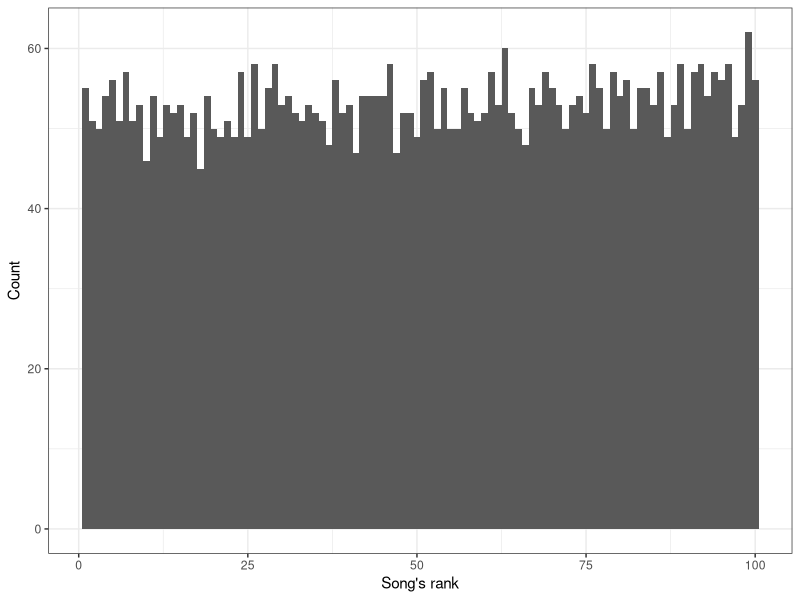
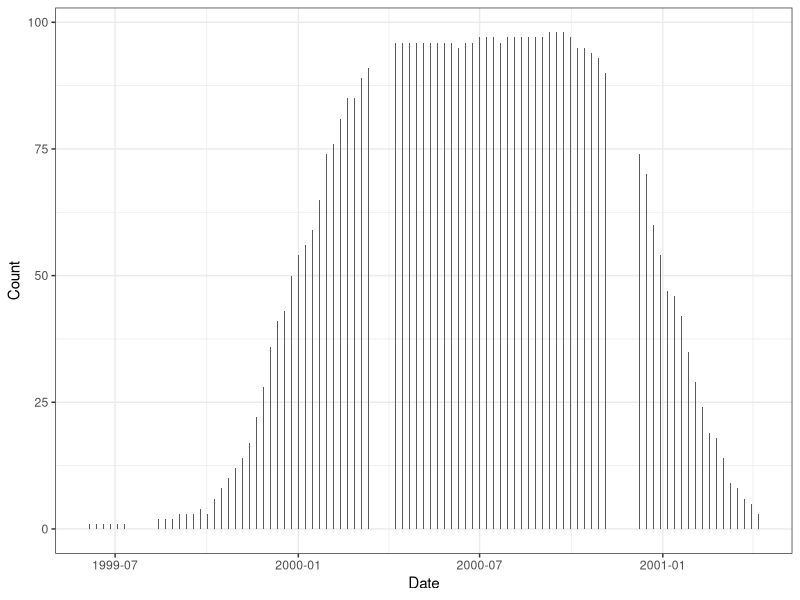
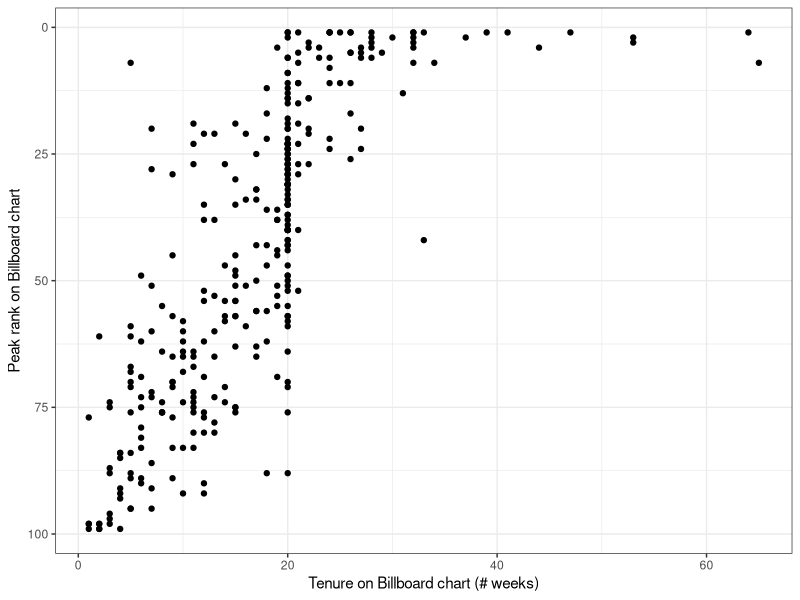
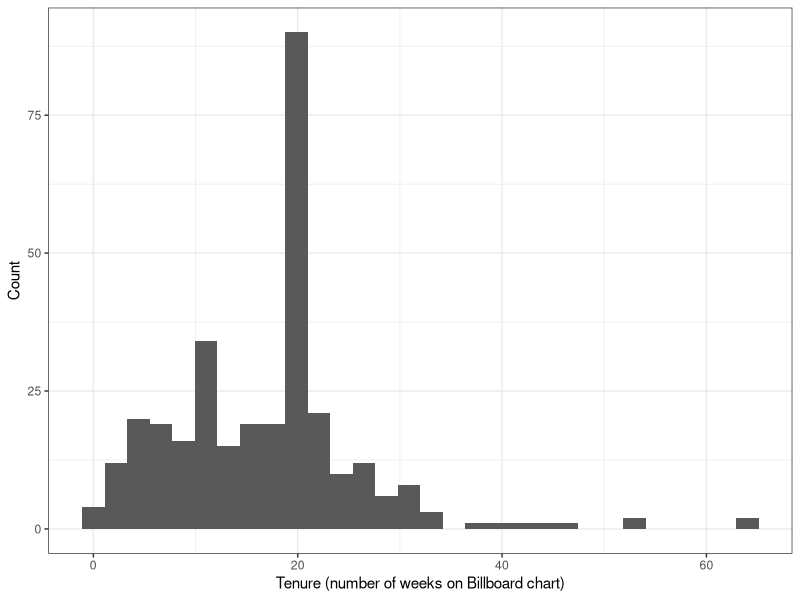
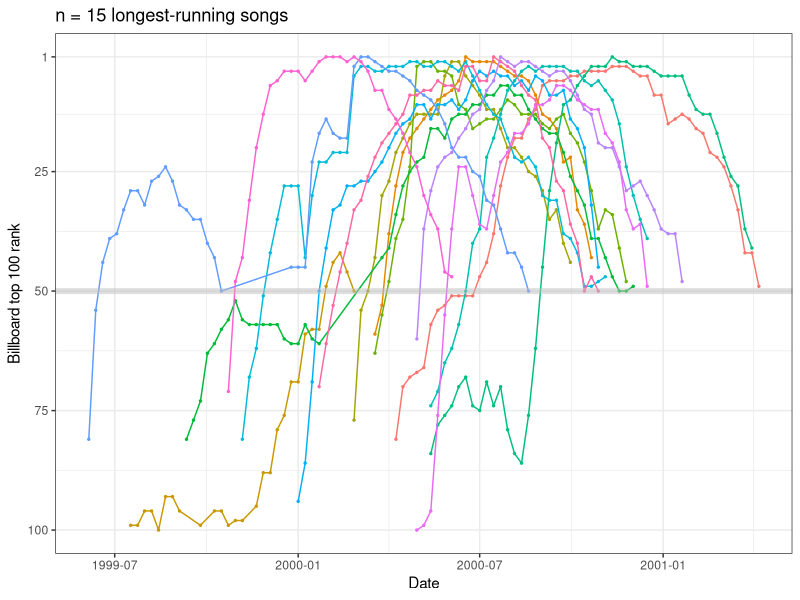

Reproduce these figures in R, in order.
## ---- chunk 1
#| label: packages
#| message: false
library(tidyverse)
library(rmarkdown)
## ---- chunk 2
#| label: look-data
paged_table(billboard[1:20,])
## ---- chunk 3
#| label: long-form
#| results: hide
#| code-fold: true
dat <- billboard %>% pivot_longer(cols = 4:79, names_to = 'week', values_to = 'rank') %>% 
  mutate(year_entered = year(date.entered)) %>% 
  mutate(week_num = as.numeric(substr(week, 3, nchar(week)))) %>% 
  mutate(date_rank = date.entered + (7 * (week_num - 1))) %>% 
  filter(!is.na(rank))
## ---- chunk 4
#| label: view-dat
paged_table(dat)
## ---- chunk 5
#| label: check-n
#| include: false
# dat # 5307 song-ranks
length(unique(dat$track)) # 316 songs (assuming all uniquely named... let's check)
n_artists <- length(unique(dat$artist)) # by 228 artists

dat %>% 
  select(artist, track) %>% 
  unique() %>% 
  filter(duplicated(track))

n_songs <- dat %>% 
  select(artist, track) %>% 
  unite(song, artist, track) %>% 
  filter(!duplicated(song)) %>% 
  nrow()
## ---- chunk 6
#| label: dup-track
#| echo: false
dat %>% 
  select(artist, track) %>% 
  unique() %>% 
  filter(track == 'Where I Wanna Be') %>% 
  paged_table()
## ---- chunk 7
#| label: check-year
#| echo: false
dat %>% select(artist, track, year_entered) %>% 
  unique() %>% 
  group_by(year_entered) %>% tally()
## ---- chunk 8
#| label: check-rank-vals
#| echo: false
#| message: false
dat %>% ggplot() + theme_bw() +
  geom_histogram(aes(x = rank), binwidth = 1) +
  labs(x = "Song's rank", y = 'Count')
# dat %>% mutate(check = rank %in% 1:100) %>% pull(check) %>% table() # they're all integer values, good.
## ---- chunk 9
#| label: check-release-dates

dat %>% ggplot() + theme_bw() +
  geom_bar(aes(x = date_rank), width = 0.9) + labs(y = 'Count', x = 'Date')

release_dates <- dat %>% 
  filter(!duplicated(date_rank)) %>% 
  select(date_rank) %>%
  arrange(date_rank) %>% 
  mutate(interval = date_rank - lag(date_rank))

release_dates %>% 
  filter(!is.na(interval)) %>% 
  group_by(interval) %>% 
  tally() # all 7 days apart, as expected

release_dates %>% 
  mutate(d_of_week = wday(date_rank, label = T)) %>% # lubridate
  group_by(d_of_week) %>% tally()
## ---- chunk 10
#| label: check-complete-and-ties

release_dates_2000 <- release_dates %>% 
  filter(year(date_rank) == 2000) %>% 
  pull(date_rank)

week_tally <- dat %>% 
  filter(date_rank %in% release_dates_2000) %>% 
  group_by(date_rank) %>% 
  summarize(n_hits = n(), check_no_dup_ranks = length(unique(rank)) == n(), n_ties = sum(duplicated(rank)))

paged_table(week_tally)
## ---- chunk 11
#| label: examine-ties
#| echo: false

example_ties <- dat %>% filter(date_rank == '2000-01-01') %>% 
  select(track, rank) %>% 
  arrange(rank) %>% 
  mutate(is_tie = duplicated(rank)) %>% 
  filter(is_tie == T)

dat %>% filter(date_rank == '2000-01-01') %>% 
  select(track, rank) %>% 
  arrange(rank) %>% 
  filter(rank %in% c(example_ties$rank, example_ties$rank - 1, example_ties$rank + 1))
## ---- chunk 12
#| label: song-metrics
#| message: false

song_summary <- dat %>% 
  group_by(artist, track) %>% 
  summarize(peak_rank = min(rank), tenure = max(week_num))
## ---- chunk 13
#| label: plot-tenure
#| echo: false
#| message: false

song_summary %>% 
  ggplot() + theme_bw() +
  geom_point(aes(y = peak_rank, x = tenure)) +
  scale_y_continuous(trans = 'reverse') + # put top-ranked songs at top of plot
  labs(y = 'Peak rank on Billboard chart', x = 'Tenure on Billboard chart (# weeks)')

song_summary %>% ggplot() + 
  geom_histogram(aes(x = tenure)) + 
  theme_bw() + 
  labs(x = 'Tenure (number of weeks on Billboard chart)', y = 'Count')
## ---- chunk 14
#| label: check-tenure-20

song_summary %>% filter(tenure == 20) %>% print(n = 5)

dat %>% 
  filter(artist == 'Aaliyah' & track == "I Don't Wanna") %>% 
  print(n = Inf)

# dat %>% 
#   filter(artist == 'Avant' & track == "Separated") %>% 
#   print(n = Inf) # removed this, **TO DO clean up later

## ---- chunk 15
#| label: example-trajectories
#| echo: false

long_tenure <- song_summary %>% 
    arrange(desc(tenure)) %>% 
  ungroup() %>% 
  filter(between(row_number(), 1, 15))

dat %>% 
  filter(artist %in% long_tenure$artist & track %in% long_tenure$track) %>% 
  mutate(artist_track = paste(artist, track)) %>% 
  ggplot(aes(x = date_rank, y = rank, group = artist_track, color = artist_track)) + theme_bw() +
  geom_point(show.legend = F, size = 0.5) +
  geom_line(show.legend = F) + 
  scale_y_continuous(breaks = c(1, 25, 50, 75, 100), trans = 'reverse') +
  labs(x = 'Date', y = 'Billboard top 100 rank') +
  ggtitle('n = 15 longest-running songs') +
  geom_hline(yintercept = 50, linewidth = 2, color = 'grey', alpha = 0.5)
